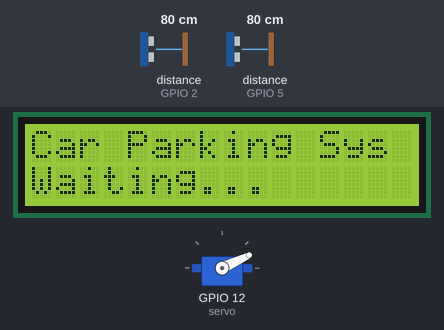
A program run on a simulated ESP32 board running MicroPython. Parts: 16×2 character LCD, servo. Wiring (from the project's diagram.json): servo on GPIO 12. The test bench sets the inputs (shaded band); at power-on: distance to the obstacle (sensors on GPIO 2, GPIO 5) 80 cm. The echo pulse lasts 58.3 µs per cm; the interpreter's speed is modelled, so counts of loop turns are approximate; servo angles are drawn from the pulse width (0.5 ms = 0°, 2.5 ms = 180°); library files of the repository ran but are not shown: lcd_api.py, i2c_lcd.py; what the program prints to the serial console is not drawn.

Above: at 1.2 s.
1.3 s: distance to the obstacle (sensor on GPIO 2) set to 44 cm
2.8 s: distance to the obstacle (sensor on GPIO 2) set to 36 cm
At 3.1 s:
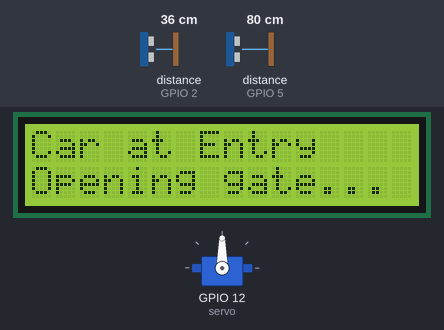
At 10.6 s:
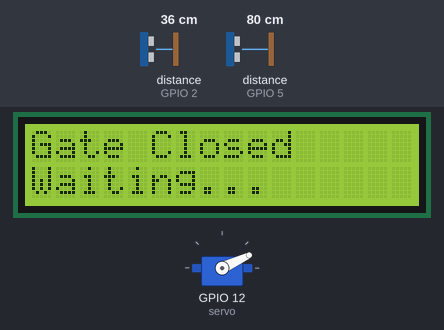
Timing chart, 0 to 11.8 s (numbered marks = the images above; inputs shaded):
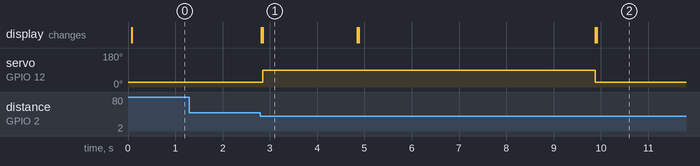

Measured:
- the behaviour switches between 42 and 41 cm on distance to the obstacle (sensor on GPIO 2) (found by bisection; images 0 and 1)
- after the input at 1.3 s, every drawn part: stays the same
- after the input at 2.8 s, servo on GPIO 12 (servo): 25° → 90° after 0.05 s, → 25° 7.0 s later; the display: first changes at once (image 1 shows a later state)
- what the display in image 1 shows lasts 2.0 s, from 2.9 s to 4.9 s

The program:

main.py
```python
from machine import Pin, PWM, I2C
from time import sleep, sleep_us
from lcd_api import LcdApi
from i2c_lcd import I2cLcd

# Constants for I2C LCD
I2C_ADDR = 0x27
I2C_ROWS = 2
I2C_COLS = 16

# Servo duty cycle constants
MIN_DUTY = 40
MAX_DUTY = 115

# Initialize I2C for LCD
i2c = I2C(0, sda=Pin(21), scl=Pin(22), freq=400000)
lcd = I2cLcd(i2c, I2C_ADDR, I2C_ROWS, I2C_COLS)

# Define servo control function
def set_servo_angle(servo, angle):
    duty = int(MIN_DUTY + (angle / 180) * (MAX_DUTY - MIN_DUTY))
    servo.duty(duty)

# Define pins for ultrasonic sensors and servo motor
trig_entry = Pin(15, Pin.OUT)  # Trigger pin for entry (HC-SR04)
echo_entry = Pin(2, Pin.IN)     # Echo pin for entry
trig_exit = Pin(4, Pin.OUT)     # Trigger pin for exit (HC-SR04)
echo_exit = Pin(5, Pin.IN)      # Echo pin for exit
servo = PWM(Pin(12), freq=50)   # Servo motor on pin 12

# Set initial position of servo to closed (0 degrees)
set_servo_angle(servo, 0)

# Parking system variables
max_slots = 4
current_occupied = 0

# Clear the LCD and print initial message
lcd.clear()
lcd.putstr("Car Parking Sys\nWaiting...")

# Function to measure distance using ultrasonic sensor
def measure_distance(trig, echo):
    trig.value(0)  # Ensure trigger is low
    sleep_us(2)
    trig.value(1)  # Set trigger high
    sleep_us(10)
    trig.value(0)  # Set trigger low

    pulse_start = 0
    pulse_end = 0

    # Wait for the echo pin to go high
    while echo.value() == 0:
        pulse_start += 1  # Increment pulse_start (simulated time in microseconds)

    # Wait for the echo pin to go low
    while echo.value() == 1:
        pulse_end += 1  # Increment pulse_end (simulated time in microseconds)

    pulse_duration = pulse_end - pulse_start  # Calculate pulse duration
    distance = (pulse_duration * 0.0343) / 2  # Convert duration to distance (cm)
    return distance

# Main loop
while True:
    # Check for entry
    distance_entry = measure_distance(trig_entry, echo_entry)
    if distance_entry < 2 and current_occupied < max_slots:  # Car detected within 2 cm for entry
        lcd.clear()
        lcd.putstr("Car at Entry\nOpening gate...")
        print("Car detected at entry. Opening gate...")
        set_servo_angle(servo, 90)  # Open gate
        sleep(2)
        lcd.clear()
        lcd.putstr("Gate Open\nPlease Enter")
        sleep(5)
        current_occupied += 1
        print(f"Car entered. Total parked: {current_occupied}")
        set_servo_angle(servo, 0)  # Close gate
        print("Gate closed.")
        lcd.clear()
        lcd.putstr("Gate Closed\nWaiting...")
        sleep(2)
        lcd.putstr(f"Parked: {current_occupied}/{max_slots}\nWaiting...")
        sleep(2)

    elif distance_entry < 2 and current_occupied >= max_slots:
        lcd.clear()
        lcd.putstr("Parking Full\nPlease Exit")
        print("Parking is full. Waiting for exit...")
        sleep(5)  # Show full message for 5 seconds

    # Check for exit
    distance_exit = measure_distance(trig_exit, echo_exit)
    if distance_exit < 2 and current_occupied > 0:  # Car detected within 2 cm for exit
        lcd.clear()
        lcd.putstr("Car at Exit\nOpening gate...")
        print("Car detected at exit. Opening gate...")
        set_servo_angle(servo, 90)  # Open gate
        sleep(2)
        lcd.clear()
        lcd.putstr("Gate Open\nPlease Exit")
        sleep(5)
        current_occupied -= 1
        print(f"Car exited. Total parked: {current_occupied}")
        set_servo_angle(servo, 0)  # Close gate
        print("Gate closed.")
        lcd.clear()
        lcd.putstr("Gate Closed\nWaiting...")
        sleep(2)
        lcd.putstr(f"Parked: {current_occupied}/{max_slots}\nWaiting...")
        sleep(2)

    elif distance_exit < 2 and current_occupied == 0:
        lcd.clear()
        lcd.putstr("No Cars to Exit\nWaiting...")
        print("No cars to exit. Waiting...")
        sleep(5)

    sleep(0.1)  # Short delay to avoid excessive processing
```
